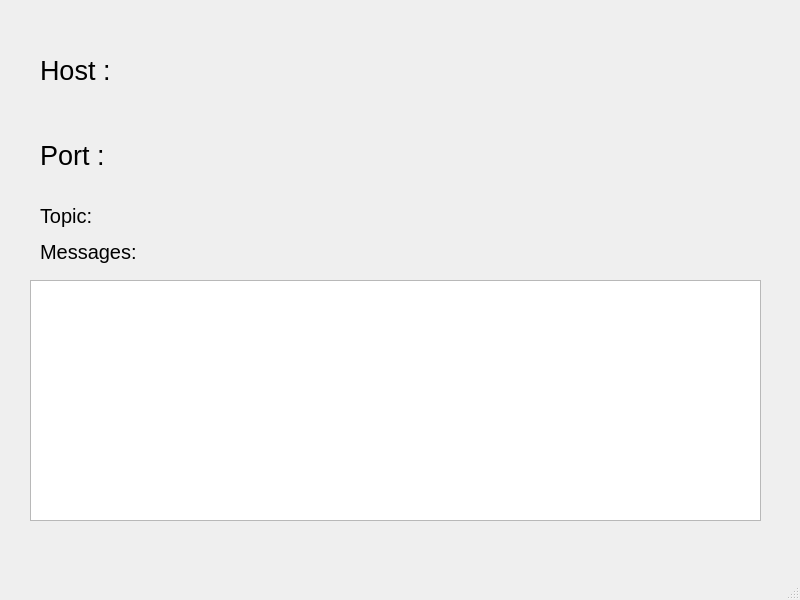
<?xml version="1.0" encoding="UTF-8"?>
<ui version="4.0">
 <class>MainWindow</class>
 <widget class="QMainWindow" name="MainWindow">
  <property name="geometry">
   <rect>
    <x>0</x>
    <y>0</y>
    <width>800</width>
    <height>600</height>
   </rect>
  </property>
  <property name="font">
   <font>
    <pointsize>11</pointsize>
   </font>
  </property>
  <property name="windowTitle">
   <string>MainWindow</string>
  </property>
  <widget class="QWidget" name="centralwidget">
   <widget class="QLabel" name="label">
    <property name="geometry">
     <rect>
      <x>40</x>
      <y>50</y>
      <width>681</width>
      <height>41</height>
     </rect>
    </property>
    <property name="font">
     <font>
      <pointsize>20</pointsize>
     </font>
    </property>
    <property name="text">
     <string>Host :</string>
    </property>
   </widget>
   <widget class="QLabel" name="label_2">
    <property name="geometry">
     <rect>
      <x>40</x>
      <y>130</y>
      <width>691</width>
      <height>51</height>
     </rect>
    </property>
    <property name="font">
     <font>
      <pointsize>20</pointsize>
     </font>
    </property>
    <property name="text">
     <string>Port :</string>
    </property>
   </widget>
   <widget class="QTextBrowser" name="textBrowser">
    <property name="geometry">
     <rect>
      <x>30</x>
      <y>280</y>
      <width>731</width>
      <height>241</height>
     </rect>
    </property>
   </widget>
   <widget class="QLabel" name="label_3">
    <property name="geometry">
     <rect>
      <x>40</x>
      <y>200</y>
      <width>491</width>
      <height>31</height>
     </rect>
    </property>
    <property name="font">
     <font>
      <pointsize>15</pointsize>
     </font>
    </property>
    <property name="text">
     <string>Topic: </string>
    </property>
   </widget>
   <widget class="QLabel" name="label_4">
    <property name="geometry">
     <rect>
      <x>40</x>
      <y>236</y>
      <width>101</width>
      <height>31</height>
     </rect>
    </property>
    <property name="font">
     <font>
      <pointsize>15</pointsize>
     </font>
    </property>
    <property name="text">
     <string>Messages: </string>
    </property>
   </widget>
  </widget>
  <widget class="QMenuBar" name="menubar">
   <property name="geometry">
    <rect>
     <x>0</x>
     <y>0</y>
     <width>800</width>
     <height>22</height>
    </rect>
   </property>
  </widget>
  <widget class="QStatusBar" name="statusbar"/>
 </widget>
 <resources/>
 <connections/>
</ui>
